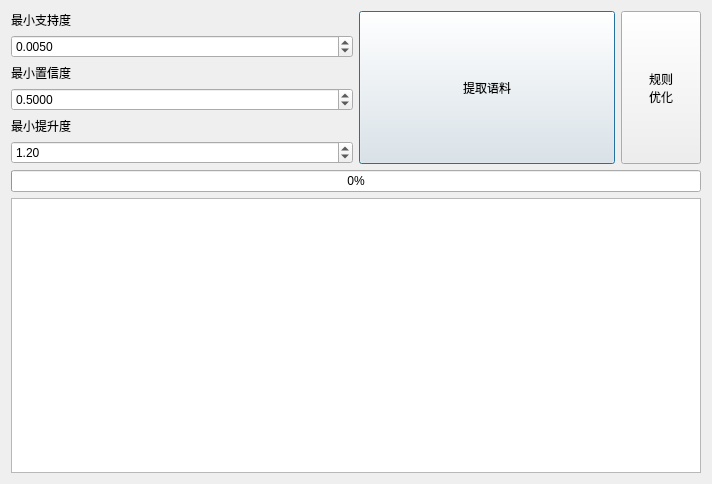
<?xml version="1.0" encoding="UTF-8"?>
<ui version="4.0">
 <class>page_two</class>
 <widget class="QWidget" name="page_two">
  <property name="geometry">
   <rect>
    <x>0</x>
    <y>0</y>
    <width>712</width>
    <height>484</height>
   </rect>
  </property>
  <property name="windowTitle">
   <string>Form</string>
  </property>
  <layout class="QVBoxLayout" name="verticalLayout">
   <item>
    <layout class="QGridLayout" name="gridLayout">
     <item row="2" column="0">
      <widget class="QLabel" name="label_2">
       <property name="text">
        <string>最小置信度</string>
       </property>
      </widget>
     </item>
     <item row="5" column="0">
      <widget class="QDoubleSpinBox" name="doubleSpinBox">
       <property name="minimum">
        <double>0.000000000000000</double>
       </property>
       <property name="singleStep">
        <double>0.100000000000000</double>
       </property>
       <property name="value">
        <double>1.200000000000000</double>
       </property>
      </widget>
     </item>
     <item row="4" column="0">
      <widget class="QLabel" name="label_3">
       <property name="text">
        <string>最小提升度</string>
       </property>
      </widget>
     </item>
     <item row="1" column="0">
      <widget class="QDoubleSpinBox" name="doubleSpinBox_2">
       <property name="sizePolicy">
        <sizepolicy hsizetype="Minimum" vsizetype="Preferred">
         <horstretch>0</horstretch>
         <verstretch>0</verstretch>
        </sizepolicy>
       </property>
       <property name="wrapping">
        <bool>false</bool>
       </property>
       <property name="frame">
        <bool>true</bool>
       </property>
       <property name="buttonSymbols">
        <enum>QAbstractSpinBox::UpDownArrows</enum>
       </property>
       <property name="decimals">
        <number>4</number>
       </property>
       <property name="minimum">
        <double>0.000000000000000</double>
       </property>
       <property name="maximum">
        <double>96.989999999999995</double>
       </property>
       <property name="singleStep">
        <double>0.001000000000000</double>
       </property>
       <property name="value">
        <double>0.005000000000000</double>
       </property>
      </widget>
     </item>
     <item row="3" column="0">
      <widget class="QDoubleSpinBox" name="doubleSpinBox_3">
       <property name="sizePolicy">
        <sizepolicy hsizetype="Minimum" vsizetype="Maximum">
         <horstretch>0</horstretch>
         <verstretch>0</verstretch>
        </sizepolicy>
       </property>
       <property name="decimals">
        <number>4</number>
       </property>
       <property name="singleStep">
        <double>0.001000000000000</double>
       </property>
       <property name="value">
        <double>0.500000000000000</double>
       </property>
      </widget>
     </item>
     <item row="0" column="0">
      <widget class="QLabel" name="label">
       <property name="text">
        <string>最小支持度</string>
       </property>
      </widget>
     </item>
     <item row="0" column="2" rowspan="6">
      <layout class="QHBoxLayout" name="horizontalLayout_2">
       <item>
        <widget class="QPushButton" name="pushButton_2">
         <property name="sizePolicy">
          <sizepolicy hsizetype="Minimum" vsizetype="Preferred">
           <horstretch>0</horstretch>
           <verstretch>0</verstretch>
          </sizepolicy>
         </property>
         <property name="minimumSize">
          <size>
           <width>0</width>
           <height>30</height>
          </size>
         </property>
         <property name="text">
          <string>提取语料</string>
         </property>
         <property name="autoDefault">
          <bool>true</bool>
         </property>
         <property name="default">
          <bool>true</bool>
         </property>
        </widget>
       </item>
       <item>
        <widget class="QPushButton" name="pushButton">
         <property name="sizePolicy">
          <sizepolicy hsizetype="Fixed" vsizetype="Preferred">
           <horstretch>1</horstretch>
           <verstretch>1</verstretch>
          </sizepolicy>
         </property>
         <property name="text">
          <string>规则
优化</string>
         </property>
         <property name="autoDefault">
          <bool>true</bool>
         </property>
         <property name="default">
          <bool>false</bool>
         </property>
        </widget>
       </item>
      </layout>
     </item>
    </layout>
   </item>
   <item>
    <widget class="QProgressBar" name="progressBar">
     <property name="autoFillBackground">
      <bool>false</bool>
     </property>
     <property name="value">
      <number>0</number>
     </property>
    </widget>
   </item>
   <item>
    <layout class="QHBoxLayout" name="horizontalLayout">
     <item>
      <layout class="QVBoxLayout" name="verticalLayout_2"/>
     </item>
     <item>
      <layout class="QVBoxLayout" name="verticalLayout_3">
       <item>
        <widget class="QTextEdit" name="textEdit_3"/>
       </item>
      </layout>
     </item>
    </layout>
   </item>
  </layout>
 </widget>
 <resources/>
 <connections/>
</ui>
